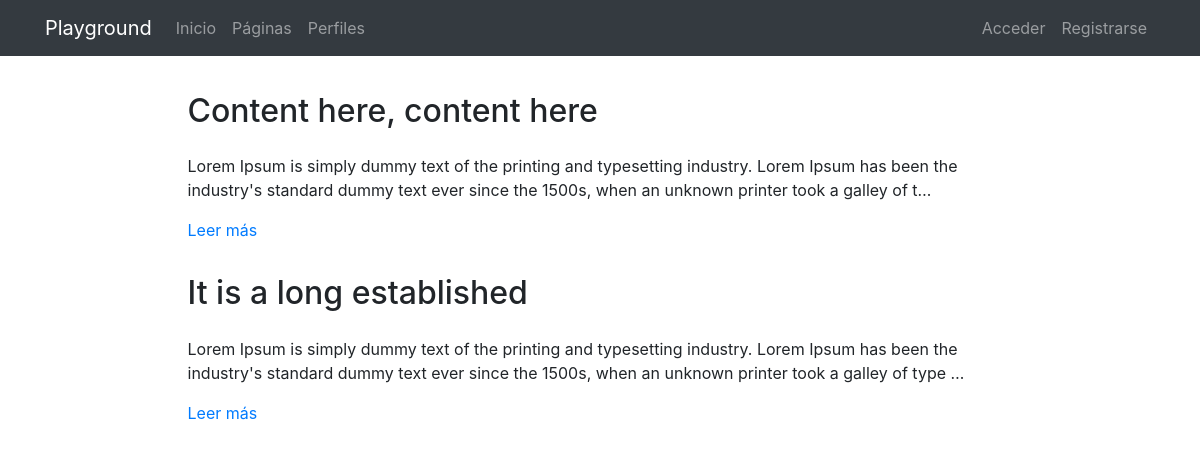
The page /pages/ on the database its author committed.
### pages/models.py (models this page shows, shortened)
class Page(models.Model):
    title = models.CharField(verbose_name="Título", max_length=200)
    content = RichTextField(verbose_name="Contenido")
    order = models.SmallIntegerField(verbose_name="Orden", default=0)
    created = models.DateTimeField(auto_now_add=True, verbose_name="Fecha de creación")
    updated = models.DateTimeField(auto_now=True, verbose_name="Fecha de edición")
    class Meta:
        verbose_name = "página"
        verbose_name_plural = "páginas"
        ordering = ['order', 'title']

### pages/views.py (the view)
# urls.py: path('', PageListView.as_view(), name='pages'),
class PageListView(ListView):
    model = Page

### pages/templates/pages/page_list.html (shortened to what this page needs)
{% extends 'core/base.html' %}
{% load static %}
{% block content %}
{% include 'pages/includes/pages_menu.html' %}
<main role="main">
  <div class="container mb-4">
    {% for page in page_list|dictsort:'id' reversed %}
      <div class="row mt-3">
        <div class="col-md-9 mx-auto">
          <h2 class="mb-4">{{page.title}}</h2>
          <div>
            <p>{{page.content|striptags|safe|truncatechars:"200"}}</p>
            <p><a href="{% url 'pages:page' page.id page.title|slugify %}">Leer más</a>
            </p>
          </div>
        </div>
      </div>
    {% endfor %}
  </div>
</main>
{% endblock %}

### core/static/core/css/main.css (style rules this page uses)
main { padding-top: 20px; }
:root { --jumbotron-padding-y: 3rem; }

### rows shown on the page
Page: title "Content here, content here", content "Lorem Ipsum is simply dummy text of the printing and typesetting industry. Lorem Ipsum has been the industry's standard dummy text ever since the 1500s, when an unknown printer took a galley of t…"
Page: title "It is a long established", content "Lorem Ipsum is simply dummy text of the printing and typesetting industry. Lorem Ipsum has been the industry's standard dummy text ever since the 1500s, when an unknown printer took a galley of type …"
